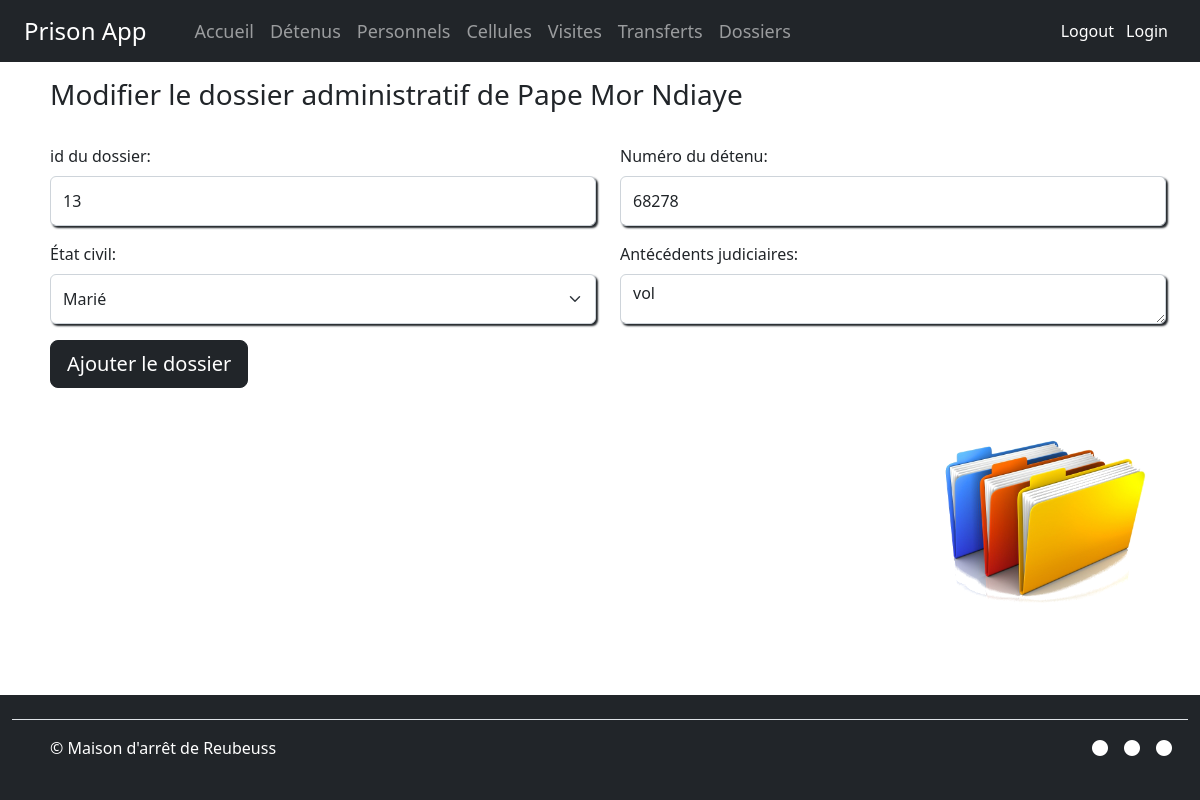
Screenshot of /dossier/modification_dossier/13 (signed in) with the database file from the repository.
### prisonApp/models.py (models this page shows, shortened)
class Detenus(db.Model):
    numero_detenu = db.Column(db.Integer, primary_key=True)
    nom = db.Column(db.String(50), nullable=False)
    date_incarceration = db.Column(db.Date, nullable=False)
    date_liberation = db.Column(db.Date, nullable=False)
    motif_detention = db.Column(db.Text, nullable=False)
    id_cellule = db.Column(db.Integer, db.ForeignKey('cellules.id_cellule'), nullable=False)

class Dossiers(db.Model):
    id_dosser = db.Column(db.Integer, primary_key=True)
    numero_detenu = db.Column(db.Integer, db.ForeignKey('detenus.numero_detenu'), nullable=False)
    etat_civil = db.Column(db.Text, nullable=False)
    antecedant_judiciaire = db.Column(db.Text, nullable=False)

### prisonApp/views.py (the view)
@app.route("/dossier/modification_dossier/<id_dosser>")#----------------------------------------
@personnel_l1_required
def modification_dossier(id_dosser):
    dossier = Dossiers.query.filter_by(id_dosser=id_dosser).first()
    detenu = Detenus.query.filter_by(numero_detenu=dossier.numero_detenu).first()
    return render_template('dossier/modification_dossier.html', form_data=dossier, detenu=detenu)

### prisonApp/views.py (called while the page is built)
def personnel_l1_required(f):
    @wraps(f)
    def decorated_function(*args, **kwargs):
        if 'user_id' not in session:
            return render_template('403.html')
        user = Users.query.get(session['user_id'])
        if user.id_role not in [1, 2, 3]:
            return render_template('403.html')
        return f(*args, **kwargs)
    return decorated_function

### prisonApp/templates/dossier/modification_dossier.html (shortened to what this page needs)
{% extends 'base.html' %}
{% block content %}
<div class="container tableau">
  <h3>Modifier le dossier administratif de {{ detenu.nom }}</h3>
  <div class="row d-flex flex-column justify-content-center">
    <div class="col my-4">
      <form method="POST" action="/dossier/modifier_dossier" class="row">
        <div class="mb-3 col-6">
          <label for="id_dosser" class="form-label">id du dossier:</label>
          <input type="text" class="form-control" id="id_dosser" name="id_dosser" value="{{ form_data.id_dosser }}" required>
        </div>
        <div class="mb-3 col-6">
          <label for="numero_detenu" class="form-label">Numéro du détenu:</label>
          <input type="text" class="form-control" id="numero_detenu" name="numero_detenu" value="{{ form_data.numero_detenu }}" required>
        </div>
        <div class="mb-3 col-6">
          <label for="etat_civil" class="form-label">État civil:</label>
          <select class="form-select" id="etat_civil" name="etat_civil" value="{{ form_data.etat_civil}}" required>
            <option value="{{ form_data.etat_civil }}">{{ form_data.etat_civil }}</option>
          </select>
        </div>
        <div class="mb-3 col-6">
          <label for="antecedant_judiciaire" class="form-label">Antécédents judiciaires:</label>
          <textarea class="form-control" id="antecedant_judiciaire" name="antecedant_judiciaire" rows="3" required>{{ form_data.antecedant_judiciaire }}</textarea>
        </div>
        <div class="mb-3 col-4">
        <button type="submit" class="btn btn-lg btn-dark">Ajouter le dossier </button>
      </div>
      </form>
    </div>
    <div class="col d-flex justify-content-end">
      <img src="{{ url_for('static', filename='img/dossier.png') }}" alt="" width="250" class="ms-5">
    </div>
  </div>
</div>
{% endblock %}

### prisonApp/static/css/style.css (style rules this page uses)
body { display: flex; flex-direction: column; }
input, textarea, select { width: 280px; height: 50px; border: groove; border-radius: 10px; border-color: rgb(255, 255, 255); box-shadow: 2px 2px 2px 0px; }
.tableau { margin-bottom: 150px !important; }

### rows the page displays
Detenus: nom "Pape Mor Ndiaye"
Dossiers: id_dosser "13", numero_detenu "68278", etat_civil "Marié", antecedant_judiciaire "vol"
